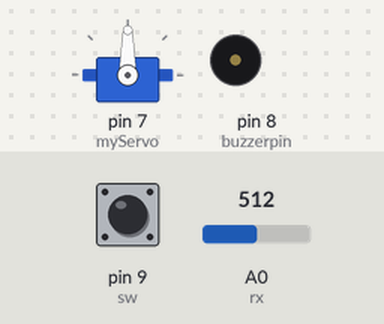
Bench run of a sketch on a simulated Arduino Uno, built with avr-gcc and run on an emulated ATmega328P. Parts: servo, buzzer (waves = sounding). Inputs (shaded band) come from the test bench; at power-on: A0 (rx) = 512, pin 9 (sw) HIGH.

Above: at 1.2 s.
1.3 s: A0 (rx) set to 716
At 2.5 s:
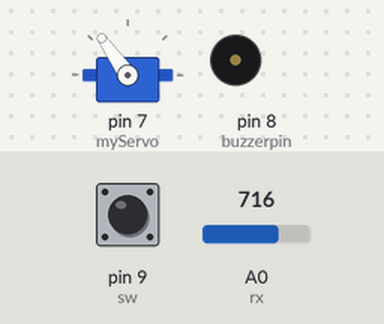
2.8 s: pin 9 (sw) pulled LOW for 0.15 s
At 2.87 s:
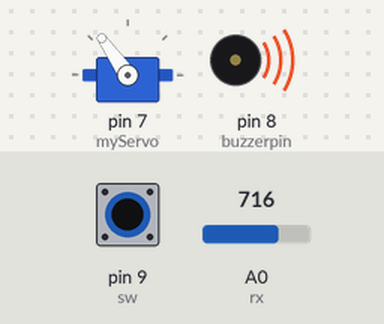
4.4 s: A0 (rx) set to 900
At 5.1 s:
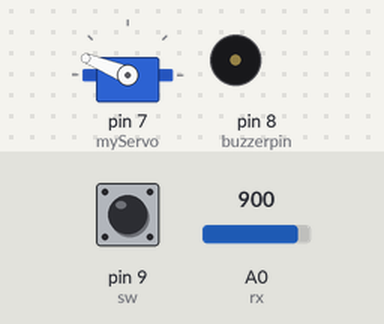
5.9 s: pin 9 (sw) pulled LOW for 1 s
At 6.7 s:
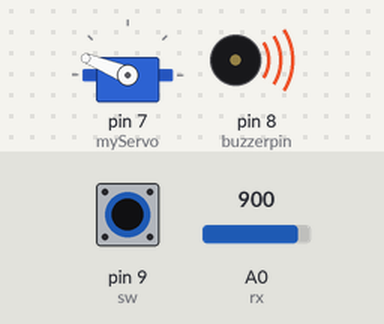
8.4 s: A0 (rx) set to 1023
At 9.2 s:
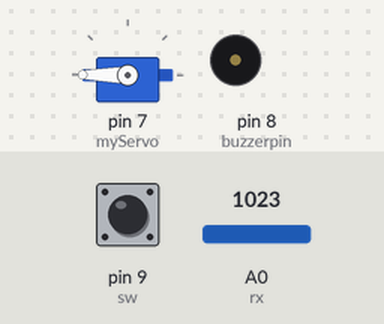
9.9 s: pin 9 (sw) pulled LOW for 0.15 s
At 9.97 s:
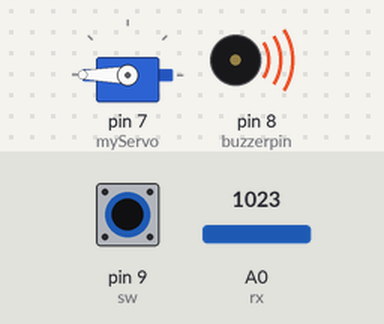
Timing chart, 0 to 12.5 s (numbered marks = the images above; inputs shaded):
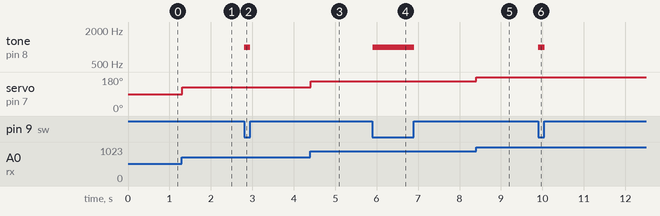

Measured:
- after the input at 1.3 s, servo on pin 7 (myServo): 90° → 125° at once
- after the input at 2.8 s, tone on pin 8 (buzzerpin): silent → 1000 Hz at once, → silent 0.15 s later
- after the input at 4.4 s, servo on pin 7 (myServo): 125° → 158° at once
- after the input at 5.9 s, tone on pin 8 (buzzerpin): silent → 1000 Hz at once, → silent 1.0 s later
- after the input at 8.4 s, servo on pin 7 (myServo): 158° → 180° at once
- after the input at 9.9 s, tone on pin 8 (buzzerpin): silent → 1000 Hz at once, → silent 0.15 s later

The sketch:

joystick_and_servo.ino
```cpp
#include <Servo.h>
#define sw 9
#define rx A0
const int buzzerpin = 8;
Servo myServo;


 void setup() {
  Serial.begin(9600);
  myServo.attach(7);
  pinMode(buzzerpin, OUTPUT);
  pinMode(sw, INPUT_PULLUP);


 }
 void loop() {
  int joyValue = analogRead(rx);
  int buttonstate = digitalRead(sw);


  if(joyValue<480 || joyValue>544){
    int servoAngle = map(joyValue, 0, 1023, 0, 180); //joystickvalue //no voltage //max voltage of joystick //from angle 0 to angle 180 //all this inside the map fonction
    myServo.write(servoAngle);
  }

  if(buttonstate == LOW){
    tone(buzzerpin, 1000);
  }else{
    noTone(buzzerpin);
  }
  delay(10);

}
```
